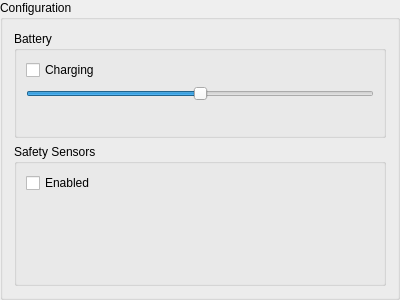
<?xml version="1.0" encoding="UTF-8"?>
<ui version="4.0">
 <class>ConfigurationGroupBox</class>
 <widget class="QGroupBox" name="ConfigurationGroupBox">
  <property name="geometry">
   <rect>
    <x>0</x>
    <y>0</y>
    <width>400</width>
    <height>300</height>
   </rect>
  </property>
  <property name="windowTitle">
   <string>GroupBox</string>
  </property>
  <property name="title">
   <string>Configuration</string>
  </property>
  <layout class="QVBoxLayout" name="verticalLayout_2">
   <item>
    <widget class="QGroupBox" name="battery_group_box">
     <property name="title">
      <string>Battery</string>
     </property>
     <layout class="QVBoxLayout" name="verticalLayout">
      <item>
       <widget class="QCheckBox" name="battery_charging_check_box">
        <property name="text">
         <string>Charging</string>
        </property>
       </widget>
      </item>
      <item>
       <widget class="QSlider" name="battery_percentage_slider">
        <property name="maximum">
         <number>100</number>
        </property>
        <property name="sliderPosition">
         <number>50</number>
        </property>
        <property name="orientation">
         <enum>Qt::Horizontal</enum>
        </property>
        <property name="tickPosition">
         <enum>QSlider::NoTicks</enum>
        </property>
       </widget>
      </item>
      <item>
       <spacer name="verticalSpacer">
        <property name="orientation">
         <enum>Qt::Vertical</enum>
        </property>
        <property name="sizeHint" stdset="0">
         <size>
          <width>20</width>
          <height>41</height>
         </size>
        </property>
       </spacer>
      </item>
     </layout>
    </widget>
   </item>
   <item>
    <widget class="QGroupBox" name="safety_sensors_group_box">
     <property name="title">
      <string>Safety Sensors</string>
     </property>
     <layout class="QVBoxLayout" name="verticalLayout_3">
      <item>
       <widget class="QCheckBox" name="safety_sensors_enabled_check_box">
        <property name="text">
         <string>Enabled</string>
        </property>
       </widget>
      </item>
      <item>
       <spacer name="verticalSpacer_2">
        <property name="orientation">
         <enum>Qt::Vertical</enum>
        </property>
        <property name="sizeHint" stdset="0">
         <size>
          <width>20</width>
          <height>97</height>
         </size>
        </property>
       </spacer>
      </item>
     </layout>
    </widget>
   </item>
  </layout>
 </widget>
 <resources/>
 <connections/>
</ui>
